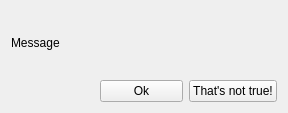
<?xml version="1.0" encoding="UTF-8"?>
<ui version="4.0">
 <class>PopupWidget</class>
 <widget class="QWidget" name="PopupWidget">
  <property name="geometry">
   <rect>
    <x>0</x>
    <y>0</y>
    <width>288</width>
    <height>113</height>
   </rect>
  </property>
  <property name="windowTitle">
   <string>Form</string>
  </property>
  <layout class="QGridLayout" name="gridLayout">
   <item row="0" column="0" colspan="3">
    <widget class="QLabel" name="messageLabel">
     <property name="text">
      <string>Message</string>
     </property>
    </widget>
   </item>
   <item row="1" column="1">
    <widget class="QPushButton" name="okButton">
     <property name="text">
      <string>Ok</string>
     </property>
    </widget>
   </item>
   <item row="1" column="2">
    <widget class="QPushButton" name="noGoodButton">
     <property name="text">
      <string>That's not true!</string>
     </property>
    </widget>
   </item>
  </layout>
 </widget>
 <resources/>
 <connections/>
</ui>
